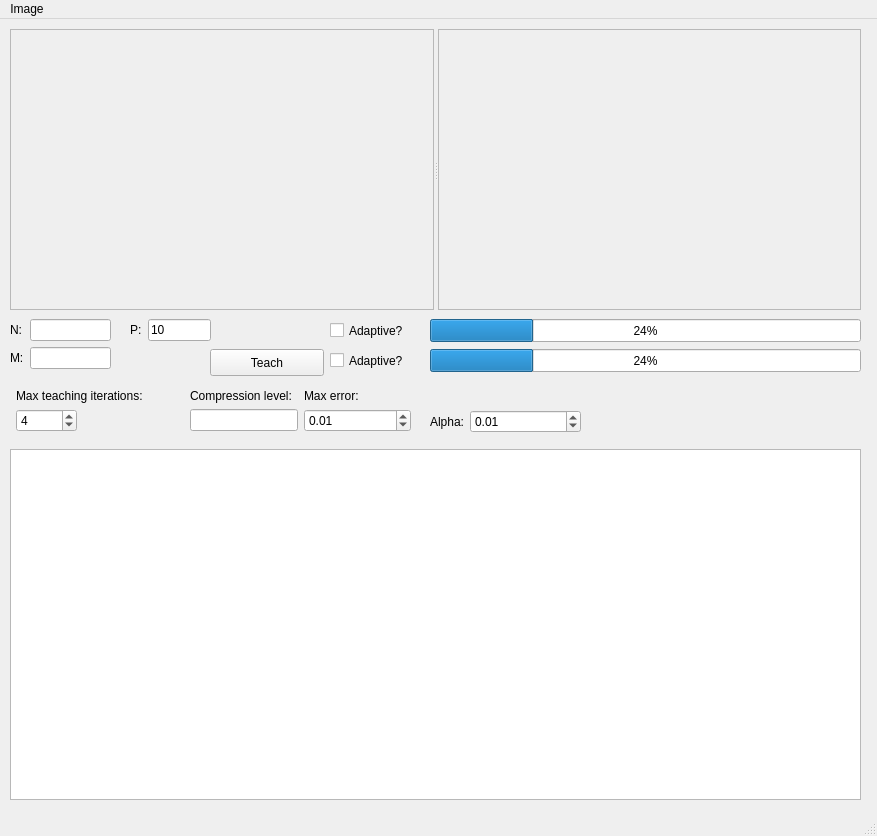
<?xml version="1.0" encoding="UTF-8"?>
<ui version="4.0">
 <class>MainWindow</class>
 <widget class="QMainWindow" name="MainWindow">
  <property name="geometry">
   <rect>
    <x>0</x>
    <y>0</y>
    <width>877</width>
    <height>836</height>
   </rect>
  </property>
  <property name="windowTitle">
   <string>Compress neuron network</string>
  </property>
  <widget class="QWidget" name="centralwidget">
   <widget class="QSplitter" name="splitter">
    <property name="geometry">
     <rect>
      <x>10</x>
      <y>10</y>
      <width>851</width>
      <height>281</height>
     </rect>
    </property>
    <property name="orientation">
     <enum>Qt::Horizontal</enum>
    </property>
    <widget class="QScrollArea" name="srcScrollArea">
     <property name="sizePolicy">
      <sizepolicy hsizetype="Fixed" vsizetype="Fixed">
       <horstretch>0</horstretch>
       <verstretch>0</verstretch>
      </sizepolicy>
     </property>
     <property name="widgetResizable">
      <bool>true</bool>
     </property>
     <widget class="QWidget" name="scrollAreaWidgetContents">
      <property name="geometry">
       <rect>
        <x>0</x>
        <y>0</y>
        <width>418</width>
        <height>275</height>
       </rect>
      </property>
     </widget>
    </widget>
    <widget class="QScrollArea" name="comprScrollArea">
     <property name="widgetResizable">
      <bool>true</bool>
     </property>
     <widget class="QWidget" name="scrollAreaWidgetContents_2">
      <property name="geometry">
       <rect>
        <x>0</x>
        <y>0</y>
        <width>418</width>
        <height>275</height>
       </rect>
      </property>
     </widget>
    </widget>
   </widget>
   <widget class="QProgressBar" name="teachW1ProgressBar">
    <property name="geometry">
     <rect>
      <x>430</x>
      <y>300</y>
      <width>431</width>
      <height>23</height>
     </rect>
    </property>
    <property name="value">
     <number>24</number>
    </property>
   </widget>
   <widget class="QProgressBar" name="teachW2ProgressBar">
    <property name="geometry">
     <rect>
      <x>430</x>
      <y>330</y>
      <width>431</width>
      <height>23</height>
     </rect>
    </property>
    <property name="value">
     <number>24</number>
    </property>
   </widget>
   <widget class="QPushButton" name="teachButton">
    <property name="geometry">
     <rect>
      <x>210</x>
      <y>330</y>
      <width>114</width>
      <height>27</height>
     </rect>
    </property>
    <property name="text">
     <string>Teach</string>
    </property>
   </widget>
   <widget class="QTextEdit" name="debugEdit">
    <property name="geometry">
     <rect>
      <x>10</x>
      <y>430</y>
      <width>851</width>
      <height>351</height>
     </rect>
    </property>
   </widget>
   <widget class="QWidget" name="formLayoutWidget">
    <property name="geometry">
     <rect>
      <x>10</x>
      <y>300</y>
      <width>101</width>
      <height>62</height>
     </rect>
    </property>
    <layout class="QFormLayout" name="formLayout">
     <property name="fieldGrowthPolicy">
      <enum>QFormLayout::ExpandingFieldsGrow</enum>
     </property>
     <item row="0" column="1">
      <widget class="QLineEdit" name="nEdit">
       <property name="inputMask">
        <string>000; </string>
       </property>
      </widget>
     </item>
     <item row="1" column="0">
      <widget class="QLabel" name="label_2">
       <property name="text">
        <string>M:</string>
       </property>
      </widget>
     </item>
     <item row="1" column="1">
      <widget class="QLineEdit" name="mEdit">
       <property name="inputMask">
        <string>000; </string>
       </property>
      </widget>
     </item>
     <item row="0" column="0">
      <widget class="QLabel" name="label">
       <property name="text">
        <string>N:</string>
       </property>
      </widget>
     </item>
    </layout>
   </widget>
   <widget class="QWidget" name="formLayoutWidget_2">
    <property name="geometry">
     <rect>
      <x>130</x>
      <y>300</y>
      <width>81</width>
      <height>31</height>
     </rect>
    </property>
    <layout class="QFormLayout" name="formLayout_2">
     <item row="0" column="0">
      <widget class="QLabel" name="label_3">
       <property name="text">
        <string>P:</string>
       </property>
      </widget>
     </item>
     <item row="0" column="1">
      <widget class="QLineEdit" name="pEdit">
       <property name="inputMask">
        <string>000; </string>
       </property>
       <property name="text">
        <string>10</string>
       </property>
      </widget>
     </item>
    </layout>
   </widget>
   <widget class="QCheckBox" name="adaptiveW1checkBox">
    <property name="geometry">
     <rect>
      <x>330</x>
      <y>300</y>
      <width>97</width>
      <height>23</height>
     </rect>
    </property>
    <property name="text">
     <string>Adaptive?</string>
    </property>
   </widget>
   <widget class="QCheckBox" name="adaptiveW2checkBox">
    <property name="geometry">
     <rect>
      <x>330</x>
      <y>330</y>
      <width>97</width>
      <height>23</height>
     </rect>
    </property>
    <property name="text">
     <string>Adaptive?</string>
    </property>
   </widget>
   <widget class="QWidget" name="formLayoutWidget_3">
    <property name="geometry">
     <rect>
      <x>10</x>
      <y>370</y>
      <width>171</width>
      <height>52</height>
     </rect>
    </property>
    <layout class="QFormLayout" name="formLayout_3">
     <property name="fieldGrowthPolicy">
      <enum>QFormLayout::ExpandingFieldsGrow</enum>
     </property>
     <item row="0" column="1">
      <widget class="QLabel" name="label_4">
       <property name="text">
        <string>Max teaching iterations:</string>
       </property>
      </widget>
     </item>
     <item row="1" column="1">
      <widget class="QSpinBox" name="maxIterationsSB">
       <property name="maximum">
        <number>10000</number>
       </property>
       <property name="value">
        <number>4</number>
       </property>
      </widget>
     </item>
    </layout>
   </widget>
   <widget class="QWidget" name="formLayoutWidget_4">
    <property name="geometry">
     <rect>
      <x>190</x>
      <y>370</y>
      <width>221</width>
      <height>52</height>
     </rect>
    </property>
    <layout class="QFormLayout" name="formLayout_4">
     <item row="0" column="0">
      <widget class="QLabel" name="label_5">
       <property name="text">
        <string>Compression level:</string>
       </property>
      </widget>
     </item>
     <item row="1" column="0">
      <widget class="QLineEdit" name="comprLevelEdit"/>
     </item>
     <item row="0" column="1">
      <widget class="QLabel" name="label_6">
       <property name="text">
        <string>Max error:</string>
       </property>
      </widget>
     </item>
     <item row="1" column="1">
      <widget class="QDoubleSpinBox" name="errorSpinBox">
       <property name="singleStep">
        <double>0.010000000000000</double>
       </property>
       <property name="value">
        <double>0.010000000000000</double>
       </property>
      </widget>
     </item>
    </layout>
   </widget>
   <widget class="QWidget" name="formLayoutWidget_5">
    <property name="geometry">
     <rect>
      <x>430</x>
      <y>391</y>
      <width>151</width>
      <height>31</height>
     </rect>
    </property>
    <layout class="QFormLayout" name="formLayout_5">
     <item row="0" column="0">
      <widget class="QLabel" name="label_7">
       <property name="text">
        <string>Alpha:</string>
       </property>
      </widget>
     </item>
     <item row="0" column="1">
      <widget class="QDoubleSpinBox" name="alphaSpinBox">
       <property name="singleStep">
        <double>0.001000000000000</double>
       </property>
       <property name="value">
        <double>0.010000000000000</double>
       </property>
      </widget>
     </item>
    </layout>
   </widget>
  </widget>
  <widget class="QMenuBar" name="menubar">
   <property name="geometry">
    <rect>
     <x>0</x>
     <y>0</y>
     <width>877</width>
     <height>24</height>
    </rect>
   </property>
   <widget class="QMenu" name="menuImage">
    <property name="title">
     <string>Image</string>
    </property>
    <addaction name="actionOpen"/>
   </widget>
   <addaction name="menuImage"/>
  </widget>
  <widget class="QStatusBar" name="statusbar"/>
  <action name="actionOpen">
   <property name="text">
    <string>Open</string>
   </property>
  </action>
 </widget>
 <resources/>
 <connections/>
</ui>
